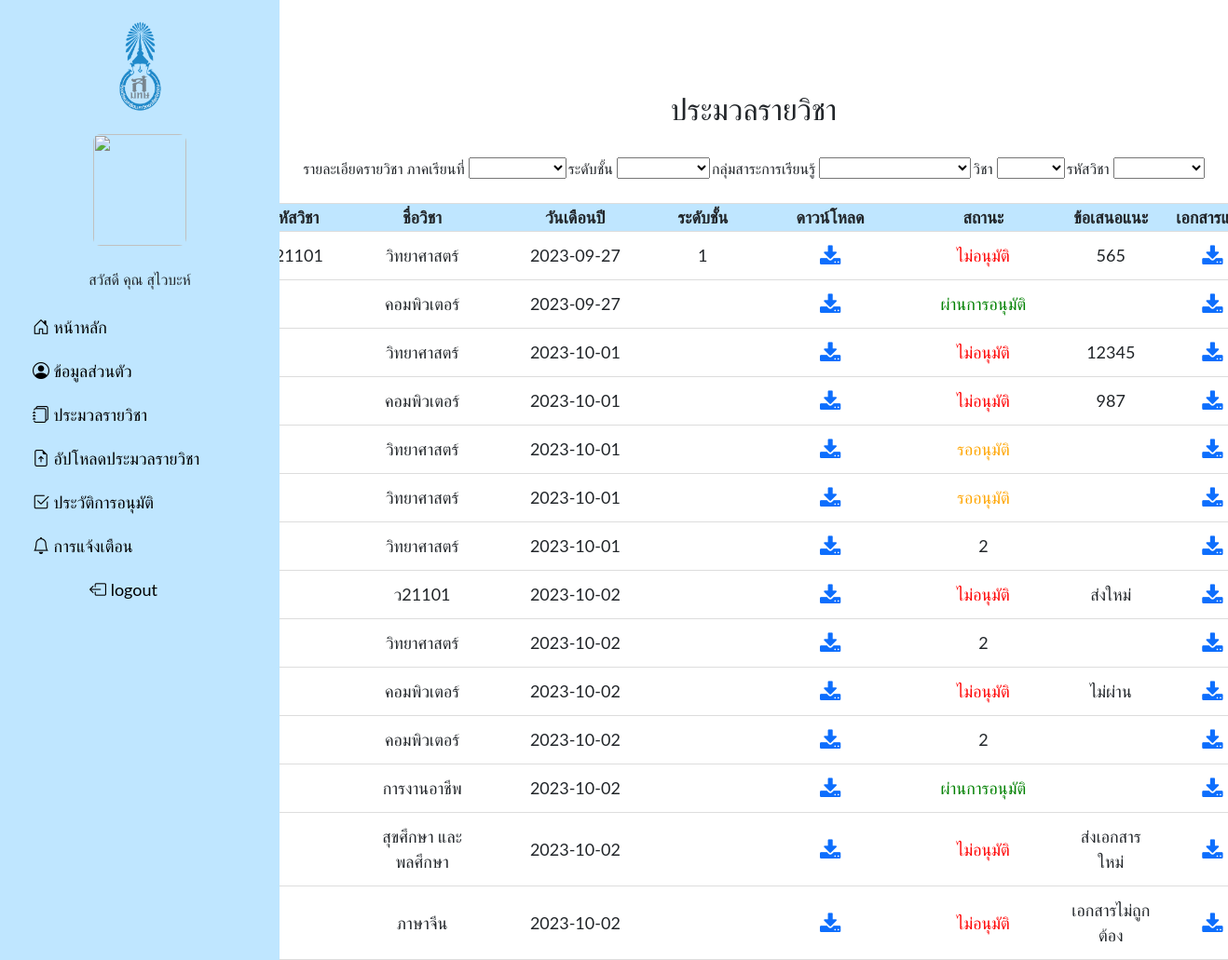
The app's page /t_course.php (signed in), older data.
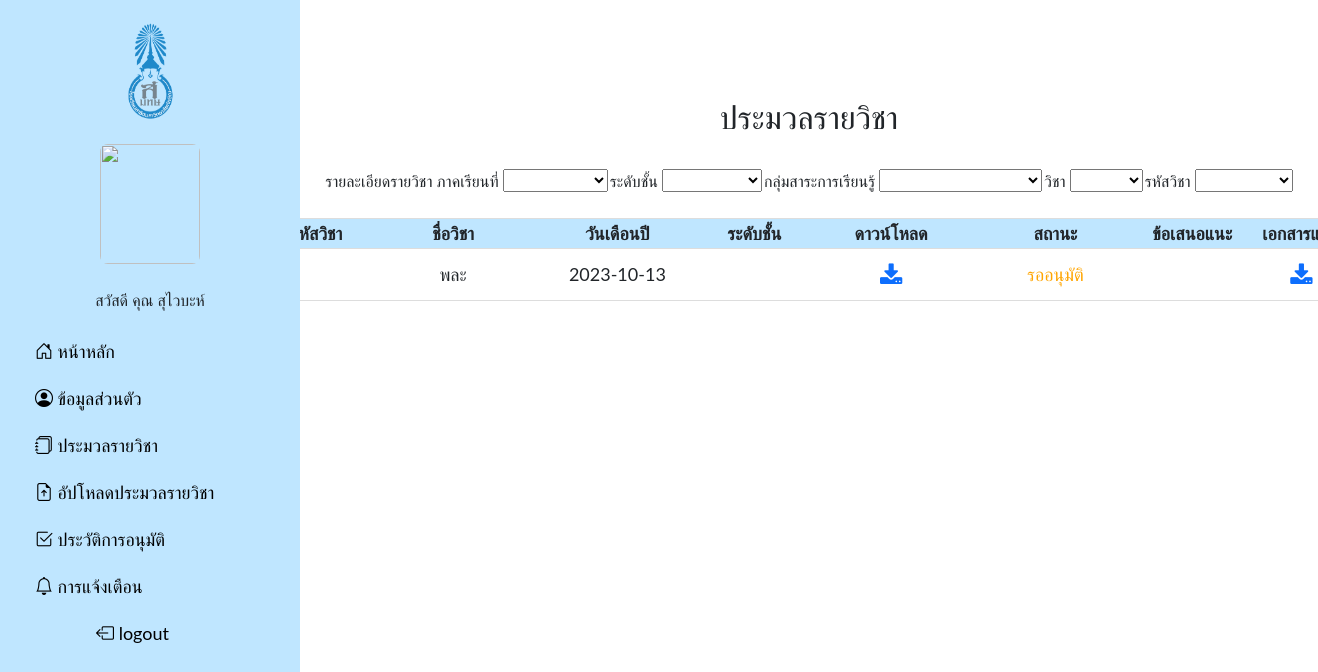
The same page, newer data.
### tables this page shows
CREATE TABLE `user` (
  `id` int(5) UNSIGNED ZEROFILL NOT NULL,
  `name` varchar(100) NOT NULL,
  `surname` varchar(100) NOT NULL,
  `email` varchar(100) NOT NULL,
  `tel` char(10) NOT NULL,
  `img` varchar(100) NOT NULL,
  `username` varchar(50) NOT NULL,
  `password` varchar(50) NOT NULL,
  `usertype_id` varchar(11) NOT NULL,
  `department_id` int(11) NOT NULL,
  `subject_id` int(11) NOT NULL
);

CREATE TABLE `tbl_pdf` (
  `tbl_id` int(10) UNSIGNED NOT NULL,
  `subject_id` int(5) NOT NULL,
  `doc_name` varchar(200) NOT NULL COMMENT 'ชื่อวิชา',
  `doc_file` text NOT NULL COMMENT 'ชื่อไฟล์เอกสาร',
  `date` date NOT NULL DEFAULT current_timestamp() COMMENT 'วันที่เพิ่มเอกสาร',
  `course_id` varchar(6) NOT NULL COMMENT 'รหัสวิชา',
  `class_id` varchar(3) NOT NULL COMMENT 'ระดับชั้น',
  `status` varchar(1) NOT NULL,
  `department_id` int(11) NOT NULL,
  `text` text DEFAULT NULL,
  `file` varchar(100) DEFAULT NULL
);

CREATE TABLE `coursecode` (
  `course_id` int(5) NOT NULL,
  `code_id` varchar(6) NOT NULL,
  `subject_id` int(5) NOT NULL
);

### t_course.php (the view, shortened to what this page needs)
<!DOCTYPE html>
<html>
<head>
	<link rel="stylesheet" href="https://cdnjs.cloudflare.com/ajax/libs/font-awesome/4.7.0/css/font-awesome.min.css">
	<?php require_once('import_header.php'); ?>
</head>
<?php include 'navbar/usernav.php'; ?>
<body>
	<br><br>
	<div class="container">
		<div class="main">
			<div class="input">
				<center>
					<h2>ประมวลรายวิชา</h2>
					<div class="head">
						<table>
							<tr>
								<td>
									<label>รายละเอียดรายวิชา ภาคเรียนที่</label>
									<select name="semester" id="semester">
										<option value="" selected></option>
										<option value="">เลือกภาคเรียน</option>
									</select>
								</td>
								<td>
									<label>ระดับชั้น</label>
									<select name="class" id="class">
										<option value="" selected></option>
										<option value="">เลือกระดับชั้น</option>
									</select>
								</td>
								<td>
									<label>กลุ่มสาระการเรียนรู้</label>
									<select name="department" id="department">
										<option value="" selected></option>
										<option value="">เลือกกลุ่มสาระการเรียนรู้</option>
									</select>
								</td>
								<td><label>วิชา</label>
									<select name="subjects" id="subjects">
										<option value="" selected></option>
										<option value="">เลือกวิชา</option>
									</select>
								</td>
								<td><label>รหัสวิชา</label>
									<select name="coursecode" id="coursecode">
										<option value="" selected></option>
										<option value="">เลือกรหัสวิชา</option>
									</select>
								</td>
					</div>
					</tr><br>
					<tr>
						</table><br>
						<div class="tt">
							<table id="myTable">
								<tr class="header">
									<th width=10%>รหัสวิชา</th>
									<th width=15%>ชื่อวิชา</th>
									<th width=15%>วันเดือนปี</th>
									<th width=10%>ระดับชั้น</th>
									<th width=15%>ดาวน์โหลด</th>
									<th width=15%>สถานะ</th>
									<th width=10%>ข้อเสนอแนะ</th>
									<th width=10%>เอกสารแนบ</th>
								</tr>
						</div>
				</center>
			</div>
		</div>
	</div>
</body>
</html>
<?php
require_once 'connect.php';
$stmt = $conn->prepare("SELECT tbl_pdf.* , subjects.s_name, coursecode.code_id FROM `tbl_pdf`
                        LEFT JOIN subjects ON tbl_pdf.subject_id = subjects.subject_id
                        LEFT JOIN coursecode ON tbl_pdf.course_id = coursecode.course_id");
$stmt->execute();
$result = $stmt->fetchAll();
foreach ($result as $row) {
?>
	<tr>
		<td><?= $row['code_id'] ?></td>
		<td><?= $row['doc_name'] ?></td>
		<td><?= $row['date'] ?></td>
		<td><?= $row['class_id'] ?></td>
		<td><a href="downloads/<?php echo $row['doc_file']; ?>" target="_blank"><i class="fa fa-download fa-lg"></i></td>
		<td><?php
			if ($row['status'] == 1) {
				echo '<span class="orange-text">รออนุมัติ</span>';
			} elseif ($row['status'] == 2) {
				echo '2';
			} elseif ($row['status'] == 3) {
				echo '<span class="green-text">ผ่านการอนุมัติ</span>';
			} elseif ($row['status'] == 4) {
				echo '<span class="red-text">ไม่อนุมัติ</span>';
			} elseif ($row['status'] == 5) {
				echo '<span class="red-text">ไม่อนุมัติ</span>';
			} elseif ($row['status'] == 6) {
				echo 'สถานะไม่ระบุ';
			}
			?>
		</td>
		<td><?= $row['text'] ?></td>
		<td><a href="<?php echo $row['file']; ?>" target="_blank"><i class="fa fa-download fa-lg"></i></a></td>
	<?php } ?>

### import_header.php (shortened to what this page needs)
    <link rel="stylesheet" href="assets/bootstrap.5.3.2.min.css">
<link rel="stylesheet" href="assets/selectize.js_0.15.2_css_selectize.default.min.css">
<link rel="stylesheet" href="https://cdnjs.cloudflare.com/ajax/libs/font-awesome/4.7.0/css/font-awesome.min.css">

### navbar/usernav.php (shortened to what this page needs)
<?php include "conn.php";
$loggedInUsername = $_SESSION["username"];
$nameQuery = "SELECT name FROM user WHERE username = '$loggedInUsername'";
$nameResult = mysqli_query($conn, $nameQuery);
$loggedInName = "";
if ($nameResult && mysqli_num_rows($nameResult) > 0) {
    $row = mysqli_fetch_assoc($nameResult);
    $loggedInName = $row["name"];
}
?>
<link href="https://cdn.jsdelivr.net/npm/bootstrap@5.3.2/dist/css/bootstrap.min.css" rel="stylesheet">
<link rel="stylesheet" href="https://cdn.jsdelivr.net/npm/bootstrap-icons@1.11.1/font/bootstrap-icons.css">
<link rel="stylesheet" href="navbar/usernav.css?">
<div class="container">
    <div class="sidebar">
        <center>
            <td><img src="image/Logo.png" ; width="150" ; height="100"></td>
            <br><br>
            <td> <img src="image" ; width="100" ; height="120"></td>
        </center>
        <center>
            <br>
            <?php
            echo "<p>สวัสดี คุณ $loggedInName</p>";
            ?>
        </center>
        <a href="userhome.php"></i><i class="bi bi-house-door"></i> หน้าหลัก</a>
        <a href="t_profile.php"></i><i class="bi bi-person-circle"></i> ข้อมูลส่วนตัว</a>
        <a href="t_course.php"></i><i class="bi bi-journals"></i> ประมวลรายวิชา</a>
        <a href="t_upload.php"></i><i class="bi bi-file-earmark-arrow-up"></i> อัปโหลดประมวลรายวิชา</a>
        <a href="t_approve.php"></i><i class="bi bi-check2-square"></i> ประวัติการอนุมัติ</a>
        <a href="t_notify.php"></i><i class="bi bi-bell"></i> การแจ้งเตือน</a>
        <div class="menu">
            <a align="center" href="logout.php"><i class="bi bi-box-arrow-left"></i> logout</a>
        </div>
    </div>
</div>
    <body>
    </body>

### navbar/usernav.css (style rules this page uses)
body { font-family: "Lato", sans-serif; }
.sidebar { height: 100%; width: 300px; position: fixed; z-index: 1; top: 0; left: 0; background-color: #bfe6ff; overflow-x: hidden; padding-top: 20px; }
.sidebar a { display: block; color: black; padding: 10px; margin-left: 25px; font-size: 18px; text-decoration: none; }
.menu { margin-right: 60px; font-size: 18px; }
.sidebar img { border-radius: 8px; }

### t_course.php (style rules this page uses)
.main { margin-left: 150px; width: 100%; padding: 0px 10px; }
#myTable { border-collapse: collapse; width: 100%; border: 1px solid #ddd; font-size: 18px; background-color: #FFFFFF; }
#myTable td { text-align: center; padding: 12px; }
#myTable tr { border-bottom: 1px solid #ddd; }
#myTable tr.header { text-align: center; background-color: #BFE6FF; }
.container { font-size: 16px; width: 100%; margin-left: 150px; }
.input h2 { margin-top: 50px; }
.orange-text { color: orange; }
.green-text { color: green; }
.red-text { color: red; }

Row changes from the older to the newer data that the page shows:
removed tbl_pdf: doc_name "คอมพิวเตอร์", date "2023-09-27", status "ผ่านการอนุมัติ"
removed tbl_pdf: doc_name "วิทยาศาสตร์", date "2023-10-01", status "ไม่อนุมัติ", text "12345"
removed tbl_pdf: doc_name "คอมพิวเตอร์", date "2023-10-01", status "ไม่อนุมัติ", text "987"
removed tbl_pdf: doc_name "วิทยาศาสตร์", date "2023-10-01", status "รออนุมัติ"
removed tbl_pdf: doc_name "วิทยาศาสตร์", date "2023-10-01", status "รออนุมัติ"
removed tbl_pdf: doc_name "วิทยาศาสตร์", date "2023-10-01", status "2"
removed tbl_pdf: doc_name "ว21101", date "2023-10-02", status "ไม่อนุมัติ", text "ส่งใหม่"
removed tbl_pdf: doc_name "วิทยาศาสตร์", date "2023-10-02", status "2"
removed tbl_pdf: doc_name "คอมพิวเตอร์", date "2023-10-02", status "ไม่อนุมัติ", text "ไม่ผ่าน"
removed tbl_pdf: doc_name "คอมพิวเตอร์", date "2023-10-02", status "2"
removed tbl_pdf: doc_name "การงานอาชีพ", date "2023-10-02", status "ผ่านการอนุมัติ"
removed tbl_pdf: doc_name "สุขศึกษา และพลศึกษา", date "2023-10-02", status "ไม่อนุมัติ", text "ส่งเอกสารใหม่"
removed tbl_pdf: doc_name "ภาษาจีน", date "2023-10-02", status "ไม่อนุมัติ", text "เอกสารไม่ถูกต้อง"
changed tbl_pdf: doc_name "วิทยาศาสตร์" → "พละ"; date "2023-09-27" → "2023-10-13"; coursecode.code_id "ว21101" → (not shown); class "1" → (not shown); text "565" → (not shown); status "ไม่อนุมัติ" → "รออนุมัติ"
